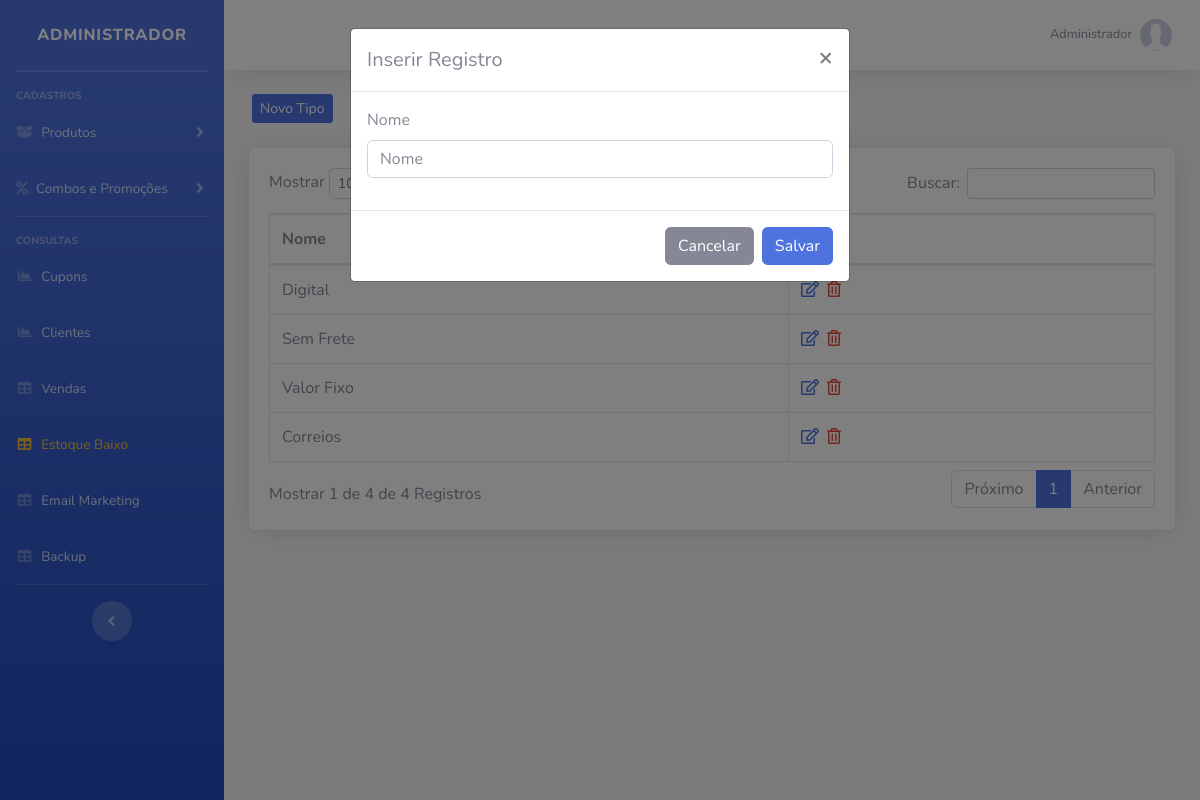
The app's page /sistema/painel-admin/index.php?pag=tipo-envios&funcao=novo (signed in) with its own data.
### tables this page shows
CREATE TABLE `usuarios` (
  `id` int(11) NOT NULL AUTO_INCREMENT,
  `nome` varchar(50) NOT NULL,
  `cpf` varchar(20) NOT NULL,
  `email` varchar(50) NOT NULL,
  `senha` varchar(35) NOT NULL,
  `senha_crip` varchar(150) NOT NULL,
  `nivel` varchar(20) NOT NULL,
  PRIMARY KEY (`id`)
);

CREATE TABLE `tipo_envios` (
  `id` int(11) NOT NULL AUTO_INCREMENT,
  `nome` varchar(50) NOT NULL,
  PRIMARY KEY (`id`)
);

### config.php (called while the page is built, shortened)
<?php
$nivel_estoque = 5;
 ?>

### sistema/painel-admin/index.php (the view, shortened to what this page needs)
<?php
require_once("../../conexao.php");
$query = $pdo->query("SELECT * FROM produtos where estoque <= '$nivel_estoque' order by estoque asc ");
$res = $query->fetchAll(PDO::FETCH_ASSOC);
if(@count($res) > 0){
    $classe_estoque = 'text-warning';
}else{
    $classe_estoque = '';
}
$pag = @$_GET["pag"];
$menu1 = "produtos";
$menu2 = "categorias";
$menu3 = "sub-categorias";
$menu4 = "combos";
$menu5 = "promocoes";
$menu6 = "clientes";
$menu7 = "vendas";
$menu8 = "backup";
$menu9 = "tipo-envios";
$menu10 = "carac";
$menu11 = "alertas";
$menu12 = "cupons";
$menu13 = "estoque";
$res = $pdo->query("SELECT * FROM usuarios where id = '$_SESSION[id_usuario]'");
$dados = $res->fetchAll(PDO::FETCH_ASSOC);
$nome_usu = @$dados[0]['nome'];
?>
<!DOCTYPE html>
<html lang="en">
<head>
    <link href="../vendor/fontawesome-free/css/all.min.css" rel="stylesheet" type="text/css">
    <link href="../css/sb-admin-2.min.css" rel="stylesheet">
    <link href="../css/style.css" rel="stylesheet">
    <link href="../vendor/datatables/dataTables.bootstrap4.min.css" rel="stylesheet">
</head>
<body id="page-top">
    <div id="wrapper">
        <ul class="navbar-nav bg-gradient-primary sidebar sidebar-dark accordion" id="accordionSidebar">
            <a class="sidebar-brand d-flex align-items-center justify-content-center" href="index.php">
                <div class="sidebar-brand-text mx-3">Administrador</div>
            </a>
            <hr class="sidebar-divider my-0">
            <hr class="sidebar-divider">
            <div class="sidebar-heading">
                Cadastros
            </div>
            <li class="nav-item">
                <a class="nav-link collapsed" href="#" data-toggle="collapse" data-target="#collapseTwo" aria-expanded="true" aria-controls="collapseTwo">
                    <i class="fas fa-box-open"></i>
                    <span>Produtos</span>
                </a>
            </li>
            <li class="nav-item">
                <a class="nav-link collapsed" href="#" data-toggle="collapse" data-target="#collapseUtilities" aria-expanded="true" aria-controls="collapseUtilities">
                    <i class="fas fa-percent"></i>
                    <span>Combos e Promoções</span>
                </a>
            </li>
            <hr class="sidebar-divider">
            <div class="sidebar-heading">
                Consultas
            </div>
             <li class="nav-item">
                <a class="nav-link" href="index.php?pag=<?php echo $menu12 ?>">
                    <i class="fas fa-fw fa-chart-area"></i>
                    <span>Cupons</span></a>
                </li>
            <li class="nav-item">
                <a class="nav-link" href="index.php?pag=<?php echo $menu6 ?>">
                    <i class="fas fa-fw fa-chart-area"></i>
                    <span>Clientes</span></a>
                </li>
                <li class="nav-item">
                    <a class="nav-link" href="index.php?pag=<?php echo $menu7 ?>">
                        <i class="fas fa-fw fa-table"></i>
                        <span>Vendas</span></a>
                    </li>
                     <li class="nav-item">
                    <a class="nav-link" href="index.php?pag=<?php echo $menu13 ?>">
                        <i class="fas fa-fw fa-table <?php echo $classe_estoque ?>"></i>
                        <span class="<?php echo $classe_estoque ?>">Estoque Baixo</span></a>
                    </li>
                     <li class="nav-item">
                        <a class="nav-link" href="" data-toggle="modal" data-target="#ModalEmail">
                            <i class="fas fa-fw fa-table"></i>
                            <span>Email Marketing</span></a>
                        </li>
                    <li class="nav-item">
                        <a class="nav-link" href="backup.php">
                            <i class="fas fa-fw fa-table"></i>
                            <span>Backup</span></a>
                        </li>
                        <hr class="sidebar-divider d-none d-md-block">
                        <div class="text-center d-none d-md-inline">
                            <button class="rounded-circle border-0" id="sidebarToggle"></button>
                        </div>
                    </ul>
                    <div id="content-wrapper" class="d-flex flex-column">
                        <div id="content">
                            <nav class="navbar navbar-expand navbar-light bg-white topbar mb-4 static-top shadow">
                                <ul class="navbar-nav ml-auto">
                                    <li class="nav-item dropdown no-arrow">
                                        <a class="nav-link dropdown-toggle" href="#" id="userDropdown" role="button" data-toggle="dropdown" aria-haspopup="true" aria-expanded="false">
                                            <span class="mr-2 d-none d-lg-inline text-gray-600 small"><?php echo @$nome_usu ?></span>
                                            <img class="img-profile rounded-circle" src="../../img/sem-foto.jpg">
                                        </a>
                                    </li>
                                </ul>
                            </nav>
                            <div class="container-fluid">
                                <?php if ($pag == null) {
                                    include_once("home.php");
                                } else if ($pag==$menu1) {
                                    include_once($menu1.".php");
                                } else if ($pag==$menu2) {
                                    include_once($menu2.".php");
                                } else if ($pag==$menu3) {
                                    include_once($menu3.".php");
                                } else if ($pag==$menu4) {
                                    include_once($menu4.".php");
                                } else if ($pag==$menu5) {
                                    include_once($menu5.".php");
                                } else if ($pag==$menu6) {
                                    include_once($menu6.".php");
                                } else if ($pag==$menu7) {
                                    include_once($menu7.".php");
                                } else if ($pag==$menu8) {
                                    include_once($menu8.".php");
                                } else if ($pag==$menu9) {
                                    include_once($menu9.".php");
                                } else if ($pag==$menu10) {
                                    include_once($menu10.".php");
                                 } else if ($pag==$menu11) {
                                    include_once($menu11.".php");
                                } else if ($pag==$menu12) {
                                    include_once($menu12.".php");
                                } else if ($pag==$menu13) {
                                    include_once($menu13.".php");
                                } else {
                                    include_once("home.php");
                                }
                                ?>
                            </div>
                        </div>
                    </div>
                </div>
            </body>
            </html>

### sistema/painel-admin/tipo-envios.php (shortened to what this page needs)
<?php
$pag = "tipo-envios";
require_once("../../conexao.php");
?>
<div class="row mt-4 mb-4">
    <a type="button" class="btn-primary btn-sm ml-3 d-none d-md-block" href="index.php?pag=<?php echo $pag ?>&funcao=novo">Novo Tipo</a>
</div>
<div class="card shadow mb-4">
    <div class="card-body">
        <div class="table-responsive">
            <table class="table table-bordered" id="dataTable" width="100%" cellspacing="0">
                <thead>
                    <tr>
                        <th>Nome</th>
                        <th>Ações</th>
                    </tr>
                </thead>
                <tbody>
                   <?php
                   $query = $pdo->query("SELECT * FROM tipo_envios order by id desc ");
                   $res = $query->fetchAll(PDO::FETCH_ASSOC);
                   for ($i=0; $i < count($res); $i++) {
                      $nome = $res[$i]['nome'];
                      $id = $res[$i]['id'];
                      ?>
                    <tr>
                        <td><?php echo $nome ?></td>
                        <td>
                             <a href="index.php?pag=<?php echo $pag ?>&funcao=editar&id=<?php echo $id ?>" class='text-primary mr-1' title='Editar Dados'><i class='far fa-edit'></i></a>
                            <a href="index.php?pag=<?php echo $pag ?>&funcao=excluir&id=<?php echo $id ?>" class='text-danger mr-1' title='Excluir Registro'><i class='far fa-trash-alt'></i></a>
                        </td>
                    </tr>
<?php } ?>
                </tbody>
            </table>
        </div>
    </div>
</div>
<div class="modal fade" id="modalDados" tabindex="-1" role="dialog" aria-labelledby="exampleModalLabel" aria-hidden="true">
    <div class="modal-dialog" role="document">
        <div class="modal-content">
            <div class="modal-header">
                <?php
                if (@$_GET['funcao'] == 'editar') {
                    $titulo = "Editar Registro";
                    $id2 = $_GET['id'];
                    $query = $pdo->query("SELECT * FROM tipo_envios where id = '" . $id2 . "' ");
                    $res = $query->fetchAll(PDO::FETCH_ASSOC);
                    $nome2 = $res[0]['nome'];
                } else {
                    $titulo = "Inserir Registro";
                }
                ?>
                <h5 class="modal-title" id="exampleModalLabel"><?php echo $titulo ?></h5>
                <button type="button" class="close" data-dismiss="modal" aria-label="Close">
                    <span aria-hidden="true">&times;</span>
                </button>
            </div>
            <form id="form" method="POST">
                <div class="modal-body">
                    <div class="form-group">
                        <label >Nome</label>
                        <input value="<?php echo @$nome2 ?>" type="text" class="form-control" id="nome-cat" name="nome-cat" placeholder="Nome">
                    </div>
                </div>
                <div class="modal-footer">
                    <button type="button" id="btn-fechar" class="btn btn-secondary" data-dismiss="modal">Cancelar</button>
                    <button type="submit" name="btn-salvar" id="btn-salvar" class="btn btn-primary">Salvar</button>
                </div>
            </form>
        </div>
    </div>
</div>

### records on screen
usuarios: nome "Administrador"
tipo_envios: nome "Digital"
tipo_envios: nome "Sem Frete"
tipo_envios: nome "Valor Fixo"
tipo_envios: nome "Correios"

### other values on screen
$titulo "Inserir Registro"
